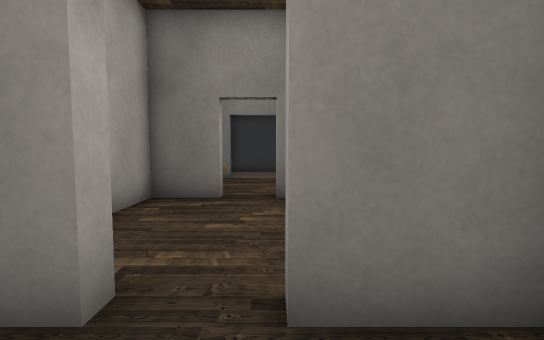
View 1 (above)

12 first-person views from a walk through a 3-D level made in the Unity game engine. The camera is 1.4 m above the floor, tilts 4° down and sees 85° across. Doors are open. The floor is counted in squares, 1 m on a side. Each view is taken from the middle of a square. On the plan, view 1 faces up. The plan holds only what a view shows up to about 14 squares ahead; the rest is blank. Some surface patterns are stand-ins.

View 2
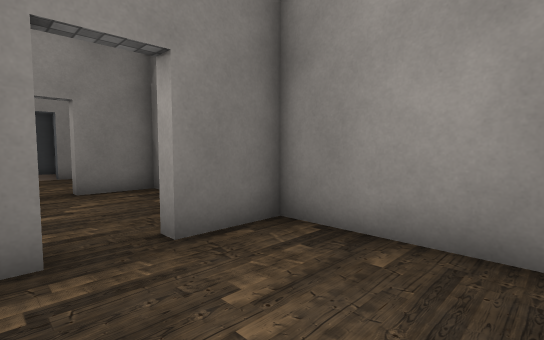

View 3
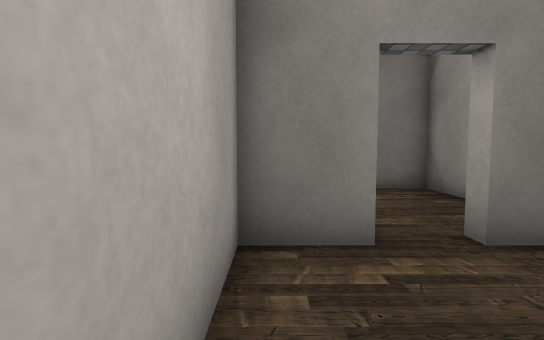

View 4
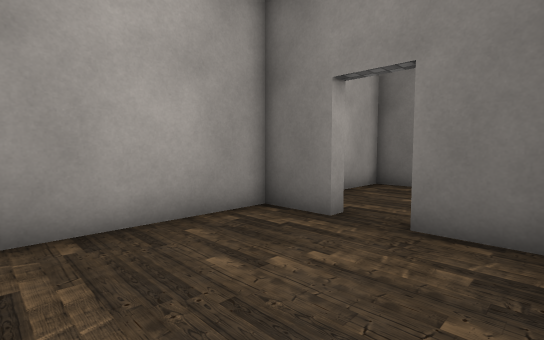

View 5
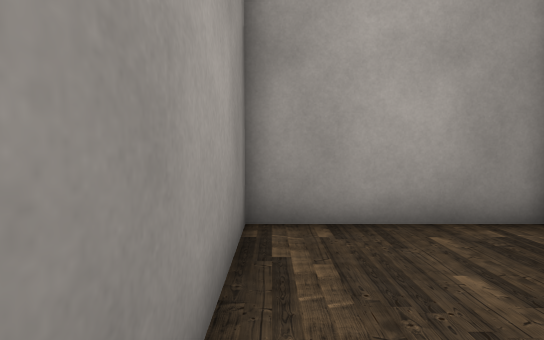

View 6
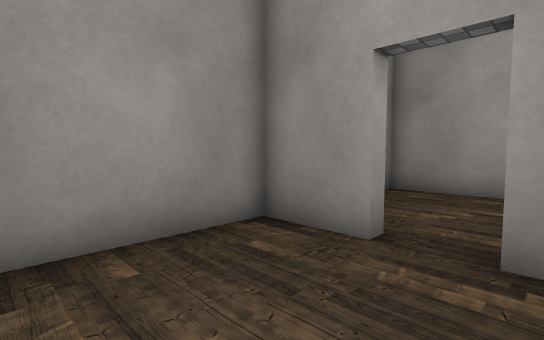

View 7
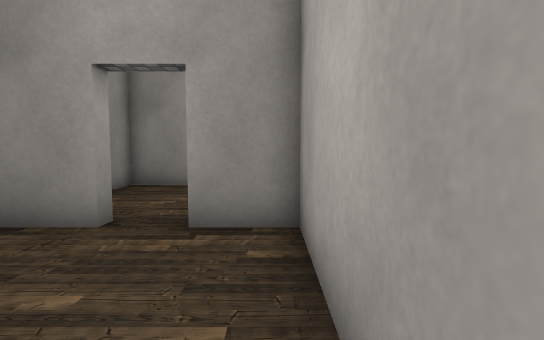

View 8
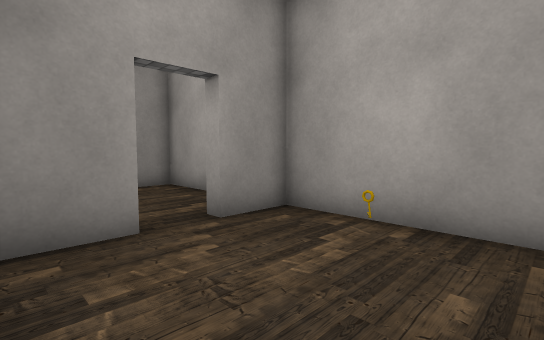

View 9
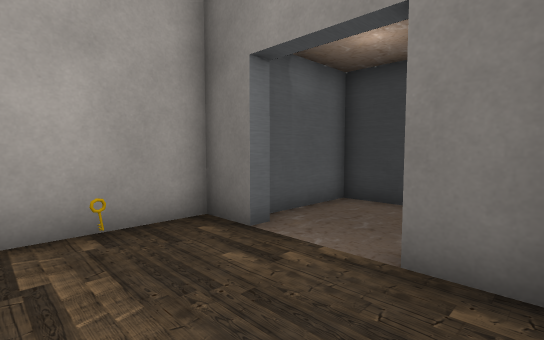

View 10
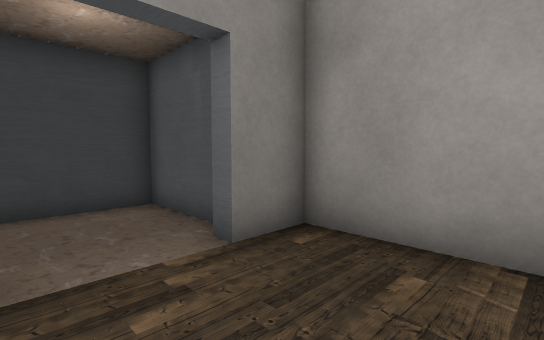

View 11
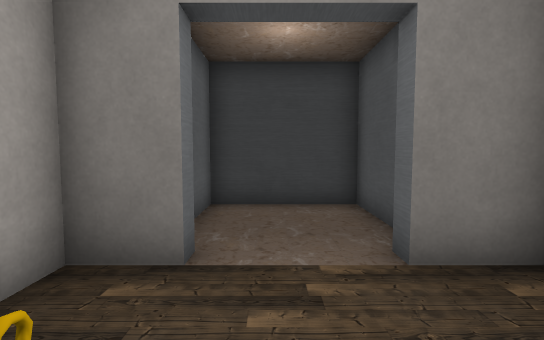

View 12
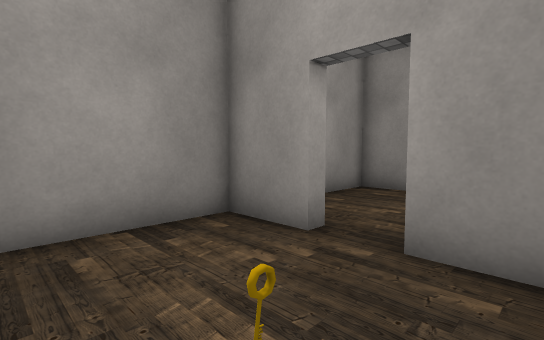

### Floor plan
Ten units are one square. View 1 is at (0, 0); x grows to the right and y downward. Boxes are objects, and circles mark ways between rooms. Rooms are numbered by the first view taken in them; rooms with no view inside come last. Other rooms are left out.
<svg viewBox="-40 -190 71 230">
<path fill="none" stroke="#000" d="M-15 -22 -35 -22 -35 35 24 35 24 20M24 19 24 -22 1 -22M-15 -85 -35 -85 -35 -27 -15 -27M1 -27 24 -27 24 -85M26 -85 1 -85M-21 -150 -21 -145 -35 -145 -35 -90 -15 -90M12 -158 12 -185 -26 -185 -26 -155M1 -90 24 -90 24 -145 7 -145 7 -150"/>
<rect x="-25" y="-125" width="10" height="10" fill="#bbb"><title>key</title></rect>
<circle cx="-5" cy="-25" r="3" fill="#2a7"/>
<circle cx="-5" cy="-90" r="3" fill="#2a7"/>
<text x="-10" y="10">1</text>
<text x="-10" y="-60">2</text>
<text x="-10" y="-130">3</text>
</svg>
Room 1 opens to room 2. Room 2 opens to room 3.

Where each view was taken, in squares from view 1:
view 1: 0 up, 0 right, facing up
view 2: 2 down, 2 left, facing up-right
view 3: 2 down, 3 left, facing up
view 4: 3 down, 2 right, facing up-left
view 5: 3 down, 2 right, facing left
view 6: 7 up, 2 left, facing down-right
view 7: 8 up, 3 left, facing down
view 8: 14 up, 2 right, facing down-left
view 9: 11 up, 2 right, facing up-left
view 10: 11 up, 2 left, facing up-right
view 11: 11 up, 1 left, facing up
view 12: 13 up, 3 left, facing down-right
